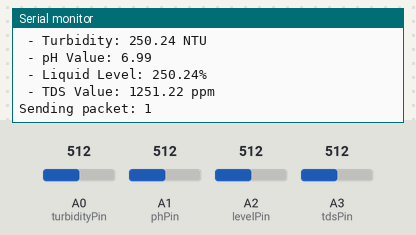
Simulated run of this sketch. Board: Arduino Uno, built with avr-gcc and run on an emulated ATmega328P. On the bench: the last lines printed to the serial monitor. The inputs (shaded band) are chosen by the test bench; at power-on: A0 (turbidityPin) = 512, A1 (phPin) = 512, A2 (levelPin) = 512, A3 (tdsPin) = 512. No radio packets arrive unless stated.

Above: at 5.9 s.
6.0 s: A0 (turbidityPin) set to 716
At 11.7 s:
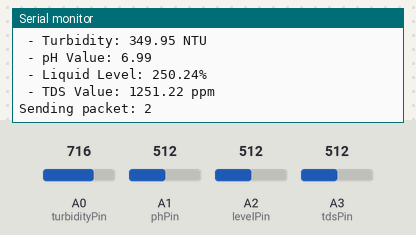
12.1 s: A1 (phPin) set to 716
At 16.7 s:
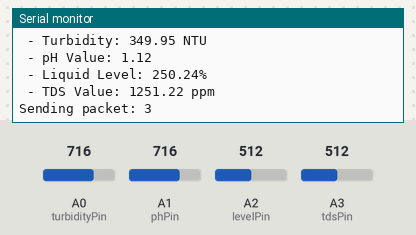
18.2 s: A2 (levelPin) set to 716
At 21.7 s:
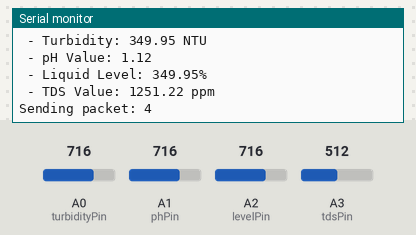
24.3 s: A3 (tdsPin) set to 716
At 26.7 s:
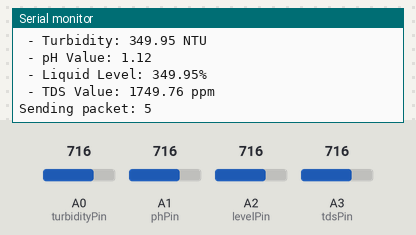
30.4 s: A0 (turbidityPin) set to 992
At 31.7 s:
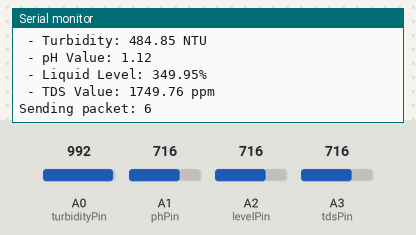
36.5 s: A1 (phPin) set to 992
At 41.7 s:
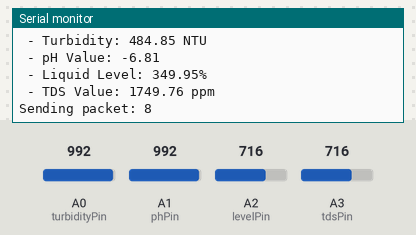
Timing chart, 0 to 43.2 s (numbered marks = the images above; inputs shaded):
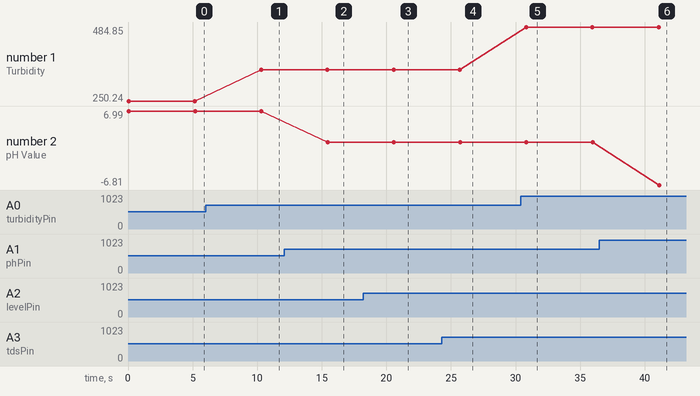

Measured:
- after the input at 6.0 s, the serial monitor: prints a new line after 4.3 s (image 1)
- after the input at 12.1 s, the serial monitor: prints a new line after 3.4 s (image 2)
- after the input at 18.2 s, the serial monitor: prints a new line after 2.4 s (image 3)
- after the input at 24.3 s, the serial monitor: prints a new line after 1.5 s (image 4)
- after the input at 30.4 s, the serial monitor: prints a new line after 0.42 s (image 5)
- after the input at 36.5 s, the serial monitor: prints a new line after 4.6 s (image 6)
- plotted number 1: 250.24 → 349.95 after the input at 6.0 s, 349.95 → 484.85 after the input at 30.4 s
- plotted number 2: 6.99 → 1.12 after the input at 12.1 s, 1.12 → -6.81 after the input at 36.5 s

The sketch:

Transmitter.ino
```cpp
// created by pradeep its a lora reciever using aurdino and lora module

#include <SPI.h>
#include <LoRa.h>

const int turbidityPin = A0;
const int phPin = A1;
const int levelPin = A2;
const int tdsPin = A3;

int counter = 0;

// Functions to calculate sensor values
float calculateTurbidity(int raw_adc, float v_ref = 5.0) {
    return (raw_adc / 1023.0) * v_ref * 100.0;
}
float calculatePH(int raw_adc, float v_ref = 5.0, float ph_ref = 7.0, float voltage_at_ref = 2.5) {
    float voltage = (raw_adc / 1023.0) * v_ref;
    float slope = -0.17;
    return ph_ref + (voltage - voltage_at_ref) / slope;
}
float calculateLevel(int raw_adc, float v_ref = 5.0) {
    return (raw_adc / 1023.0) * v_ref * 100.0;
}
float calculateTDS(int raw_adc, float v_ref = 5.0) {
    return (raw_adc / 1023.0) * v_ref * 500;
}

void setup() {
    Serial.begin(9600);
    Serial.println("LoRa and Sensor Monitor");

    if (!LoRa.begin(433E6)) {
        Serial.println("LoRa init failed!");
        while (1);
    }

    LoRa.setTxPower(20);
}

void loop() {
    int rawTurbidity = analogRead(turbidityPin);
    float turbidityValue = calculateTurbidity(rawTurbidity);

    int rawPH = analogRead(phPin);
    float phValue = calculatePH(rawPH, 5.0, 7.0, 2.5);

    int rawLevel = analogRead(levelPin);
    float levelValue = calculateLevel(rawLevel);

    int rawTDS = analogRead(tdsPin);
    float tdsValue = calculateTDS(rawTDS);

    // Print sensor data to Serial Monitor
    Serial.println("Sensor Data:");
    Serial.print(" - Turbidity: "); Serial.print(turbidityValue); Serial.println(" NTU");
    Serial.print(" - pH Value: "); Serial.println(phValue);
    Serial.print(" - Liquid Level: "); Serial.print(levelValue); Serial.println("%");
    Serial.print(" - TDS Value: "); Serial.print(tdsValue); Serial.println(" ppm");

    // Send Data via LoRa
    Serial.print("Sending packet: "); Serial.println(counter);

    String message = "Sensor Data - Turb: " + String(turbidityValue) +
                     ", pH: " + String(phValue) +
                     ", Level: " + String(levelValue) +
                     ", TDS: " + String(tdsValue);

    LoRa.beginPacket();
    LoRa.print(message);
    LoRa.endPacket();

    counter++;
    delay(5000);

}
```
